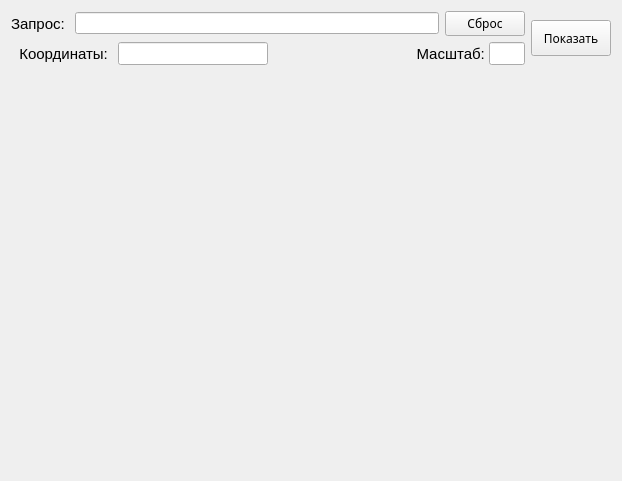
<?xml version="1.0" encoding="UTF-8"?>
<ui version="4.0">
 <class>Form</class>
 <widget class="QWidget" name="Form">
  <property name="geometry">
   <rect>
    <x>0</x>
    <y>0</y>
    <width>622</width>
    <height>481</height>
   </rect>
  </property>
  <property name="windowTitle">
   <string>Карты</string>
  </property>
  <layout class="QVBoxLayout" name="verticalLayout_3">
   <item>
    <layout class="QVBoxLayout" name="vlayout_main">
     <item>
      <layout class="QHBoxLayout" name="hlayout_top">
       <item>
        <layout class="QVBoxLayout" name="vlayout_inputs">
         <item>
          <layout class="QHBoxLayout" name="horizontalLayout">
           <item>
            <widget class="QLabel" name="label_search">
             <property name="font">
              <font>
               <pointsize>11</pointsize>
              </font>
             </property>
             <property name="text">
              <string>Запрос: </string>
             </property>
            </widget>
           </item>
           <item>
            <widget class="QLineEdit" name="lineEdit_search"/>
           </item>
           <item>
            <widget class="QPushButton" name="button_clean">
             <property name="minimumSize">
              <size>
               <width>0</width>
               <height>25</height>
              </size>
             </property>
             <property name="font">
              <font>
               <family>Segoe UI Semibold</family>
               <pointsize>9</pointsize>
              </font>
             </property>
             <property name="text">
              <string>Сброс</string>
             </property>
            </widget>
           </item>
          </layout>
         </item>
         <item>
          <layout class="QHBoxLayout" name="hlayout_scale">
           <property name="spacing">
            <number>0</number>
           </property>
           <item>
            <layout class="QHBoxLayout" name="hlayout_cordinates">
             <property name="spacing">
              <number>6</number>
             </property>
             <item>
              <widget class="QLabel" name="label_cordinates">
               <property name="font">
                <font>
                 <pointsize>11</pointsize>
                </font>
               </property>
               <property name="text">
                <string>Координаты: </string>
               </property>
               <property name="alignment">
                <set>Qt::AlignRight|Qt::AlignTrailing|Qt::AlignVCenter</set>
               </property>
              </widget>
             </item>
             <item>
              <widget class="QLineEdit" name="lineEdit_cordinates">
               <property name="maximumSize">
                <size>
                 <width>150</width>
                 <height>16777215</height>
                </size>
               </property>
               <property name="font">
                <font>
                 <pointsize>10</pointsize>
                </font>
               </property>
               <property name="text">
                <string/>
               </property>
              </widget>
             </item>
            </layout>
           </item>
           <item>
            <layout class="QHBoxLayout" name="horizontalLayout_2">
             <item>
              <widget class="QLabel" name="label_scale">
               <property name="font">
                <font>
                 <pointsize>11</pointsize>
                </font>
               </property>
               <property name="layoutDirection">
                <enum>Qt::LeftToRight</enum>
               </property>
               <property name="text">
                <string>Масштаб: </string>
               </property>
               <property name="alignment">
                <set>Qt::AlignRight|Qt::AlignTrailing|Qt::AlignVCenter</set>
               </property>
              </widget>
             </item>
             <item>
              <widget class="QLineEdit" name="lineEdit_scale">
               <property name="maximumSize">
                <size>
                 <width>36</width>
                 <height>16777215</height>
                </size>
               </property>
               <property name="font">
                <font>
                 <pointsize>10</pointsize>
                </font>
               </property>
              </widget>
             </item>
            </layout>
           </item>
          </layout>
         </item>
        </layout>
       </item>
       <item>
        <widget class="QPushButton" name="button_show">
         <property name="minimumSize">
          <size>
           <width>0</width>
           <height>36</height>
          </size>
         </property>
         <property name="font">
          <font>
           <family>Segoe UI Semibold</family>
           <pointsize>9</pointsize>
          </font>
         </property>
         <property name="text">
          <string>Показать</string>
         </property>
        </widget>
       </item>
      </layout>
     </item>
     <item>
      <layout class="QVBoxLayout" name="vlayout_bottom">
       <item>
        <layout class="QHBoxLayout" name="hlayout_map">
         <item>
          <widget class="QLabel" name="pixmap_map">
           <property name="text">
            <string/>
           </property>
          </widget>
         </item>
        </layout>
       </item>
      </layout>
     </item>
    </layout>
   </item>
  </layout>
 </widget>
 <resources/>
 <connections/>
</ui>
